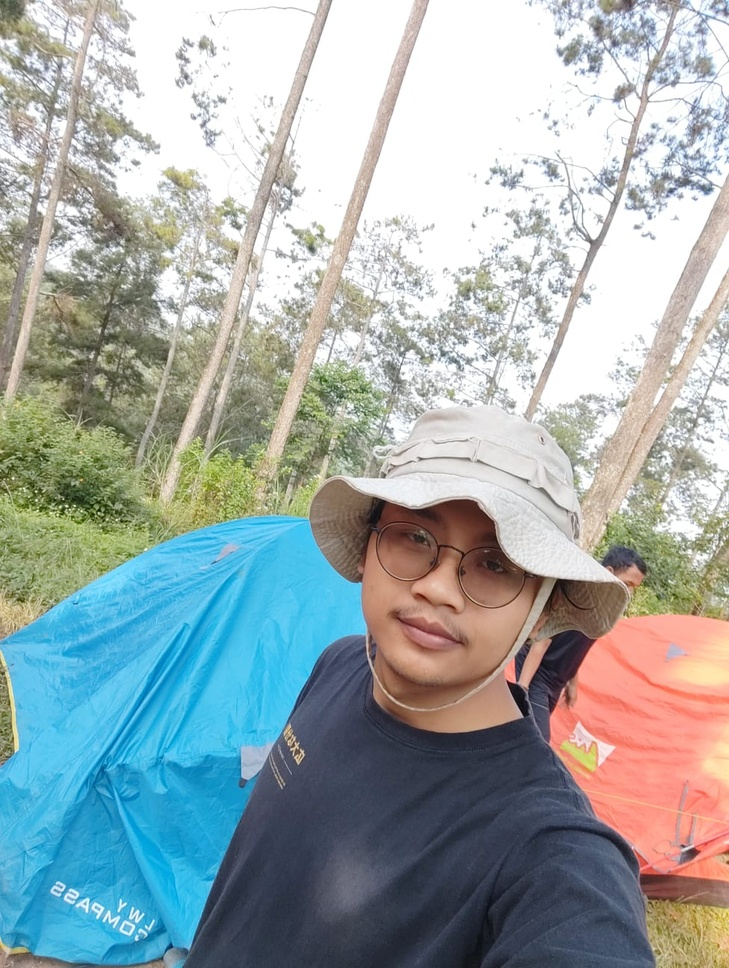
#> input picture aldi.jpg, 729 x 968 px, shrunk from 976 x 1296 before the run
$ jupyter execute filterCanny.ipynb
#> lines starting #> are read from the running program, lines starting #| are printed output that depends on the picture
[cell 1]
import cv2
import numpy as np
from matplotlib import pyplot as plt
from skimage import data

[cell 2]
img = cv2.imread("aldi.jpg")
#> img is the input picture: shape (968, 729, 3); mean B, G, R 171.5, 170.9, 159.1

[cell 3]
img_canny = cv2.Canny(img,100,200)
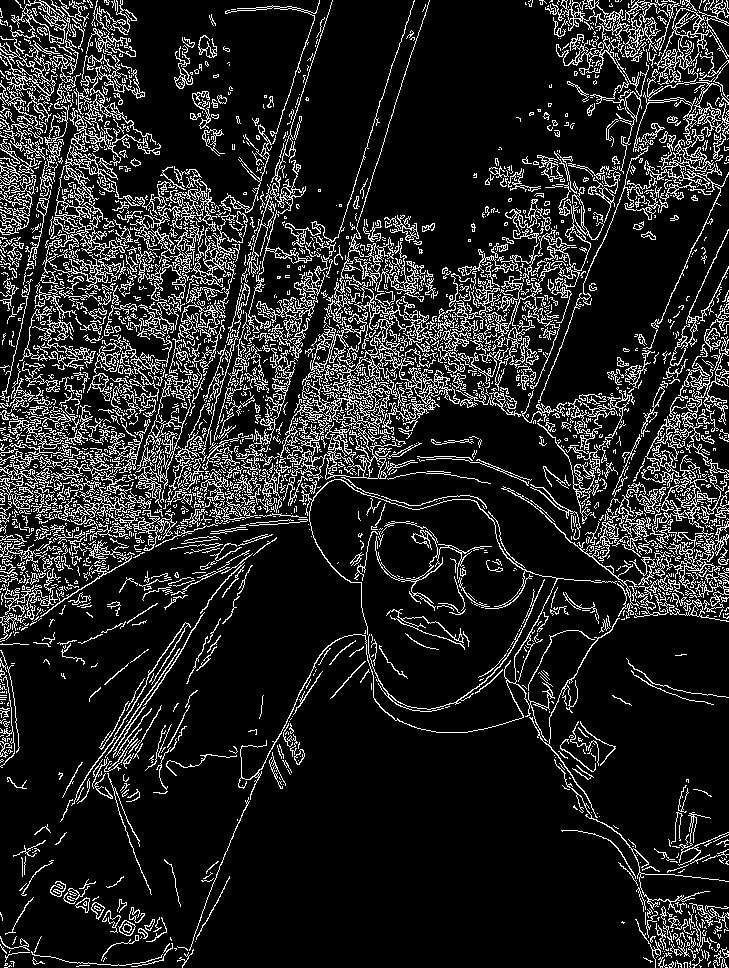
#> img_canny: shape (968, 729); 14.1% white in thin lines or dots

[cell 4]
fig, axes = plt.subplots(2, 2, figsize=(20, 20))
ax = axes.ravel()

ax[0].imshow(img, cmap='gray')
ax[0].set_title("Citra Input")
ax[1].hist(img.ravel(), bins=256)
ax[1].set_title("Histogram Citra Input")

ax[2].imshow(img_canny, cmap='gray')
ax[2].set_title("Citra Output")
ax[3].hist(img_canny.ravel(), bins=256)
ax[3].set_title("histogram Citra Output")
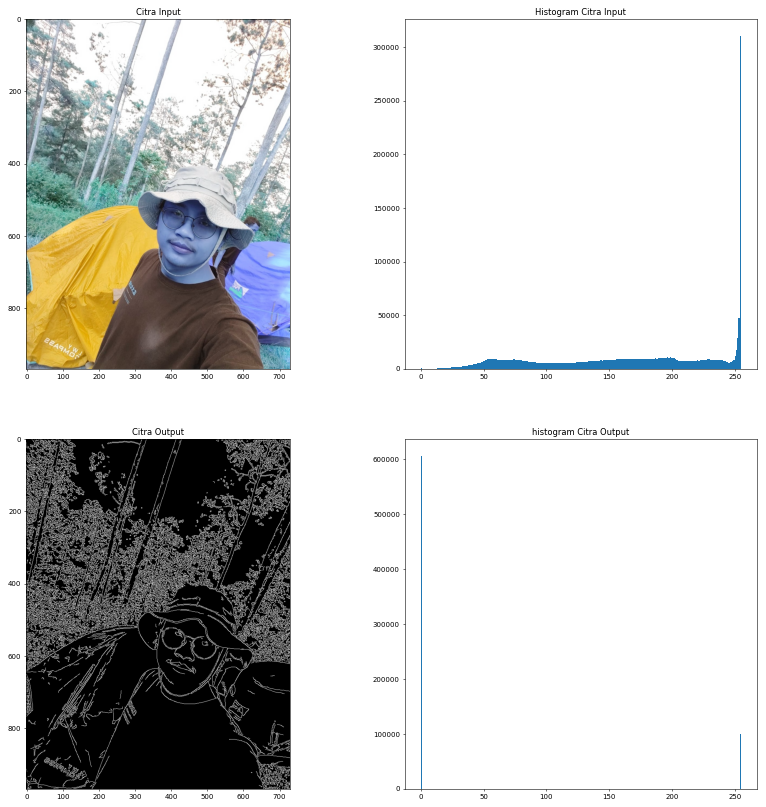
#> figure drawn by matplotlib, 4 panels; B, G, R data is drawn as R, G, B; panel 2: tallest bar 310658 high, from x = 254 to 255; panel 4: tallest bar 606210 high, from x = 0 to 0.996
